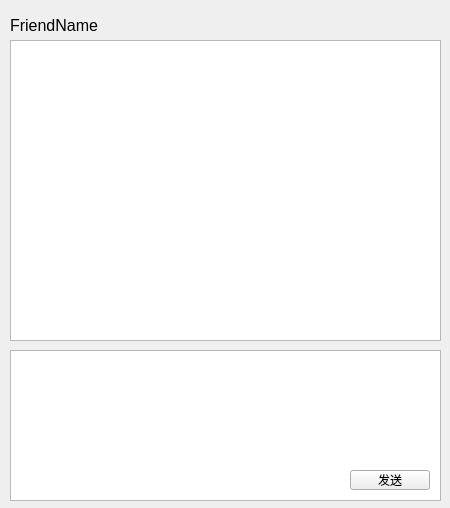
<?xml version="1.0" encoding="UTF-8"?>
<ui version="4.0">
 <class>ChatWidget</class>
 <widget class="QWidget" name="ChatWidget">
  <property name="geometry">
   <rect>
    <x>0</x>
    <y>0</y>
    <width>450</width>
    <height>508</height>
   </rect>
  </property>
  <property name="windowTitle">
   <string>Form</string>
  </property>
  <widget class="QTextBrowser" name="textBrowser">
   <property name="geometry">
    <rect>
     <x>10</x>
     <y>40</y>
     <width>431</width>
     <height>301</height>
    </rect>
   </property>
   <property name="font">
    <font>
     <pointsize>11</pointsize>
    </font>
   </property>
  </widget>
  <widget class="QTextEdit" name="textEdit">
   <property name="geometry">
    <rect>
     <x>10</x>
     <y>350</y>
     <width>431</width>
     <height>151</height>
    </rect>
   </property>
   <property name="font">
    <font>
     <pointsize>11</pointsize>
    </font>
   </property>
  </widget>
  <widget class="QPushButton" name="pushButton">
   <property name="geometry">
    <rect>
     <x>350</x>
     <y>470</y>
     <width>80</width>
     <height>20</height>
    </rect>
   </property>
   <property name="minimumSize">
    <size>
     <width>0</width>
     <height>20</height>
    </size>
   </property>
   <property name="maximumSize">
    <size>
     <width>16777215</width>
     <height>20</height>
    </size>
   </property>
   <property name="text">
    <string>发送</string>
   </property>
  </widget>
  <widget class="QLabel" name="labelFriendName">
   <property name="geometry">
    <rect>
     <x>10</x>
     <y>10</y>
     <width>431</width>
     <height>31</height>
    </rect>
   </property>
   <property name="font">
    <font>
     <pointsize>12</pointsize>
    </font>
   </property>
   <property name="text">
    <string>FriendName</string>
   </property>
   <property name="alignment">
    <set>Qt::AlignLeading|Qt::AlignLeft|Qt::AlignVCenter</set>
   </property>
  </widget>
 </widget>
 <resources/>
 <connections/>
</ui>
